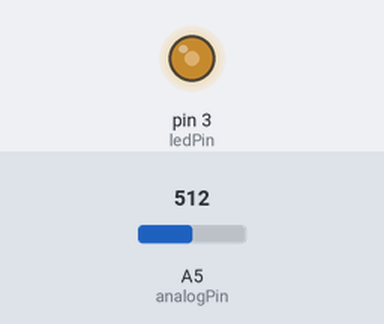
Simulated run of this sketch. Board: Arduino Uno, built with avr-gcc and run on an emulated ATmega328P. On the bench: output pins drawn as LEDs (lit = HIGH). Inputs (shaded band) come from the test bench; at power-on: A5 (analogPin) = 512.

Above: at 1.2 s.
1.3 s: A5 (analogPin) set to 716
At 2.3 s:
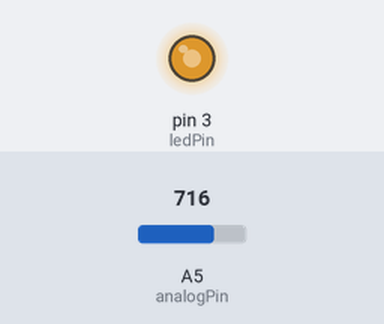
2.8 s: A5 (analogPin) set to 900
At 3.5 s:
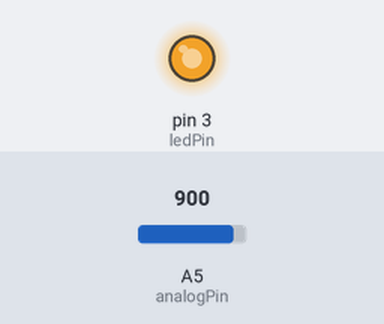
4.3 s: A5 (analogPin) set to 122
At 4.6 s:
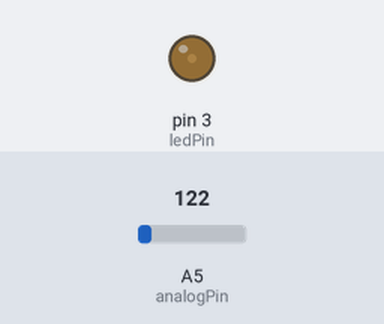
5.8 s: A5 (analogPin) set to 0
At 6.9 s:
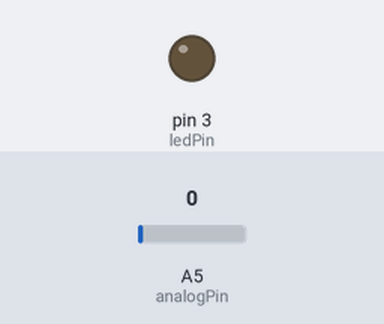
Timing chart, 0 to 8.3 s (numbered marks = the images above; inputs shaded):
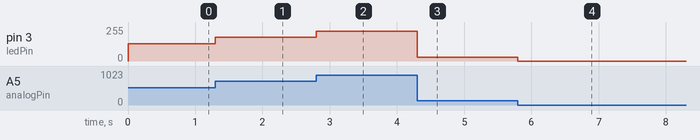

The sketch:

AnalogLED.ino
```cpp
int ledPin = 3;
int analogPin = A5;
int val = 0;

void setup() {
  // put your setup code here, to run once:
  pinMode(ledPin, OUTPUT);
}

void loop() {
  // put your main code here, to run repeatedly:
  val = analogRead(analogPin);
  analogWrite(ledPin, val / 4);
}
```

Measured:
- after the input at 1.3 s, pin 3 (ledPin): 128/255 → 179/255 at once
- after the input at 2.8 s, pin 3 (ledPin): 179/255 → 225/255 at once
- after the input at 4.3 s, pin 3 (ledPin): 225/255 → 30/255 at once
- after the input at 5.8 s, pin 3 (ledPin): 30/255 → 0/255 at once
